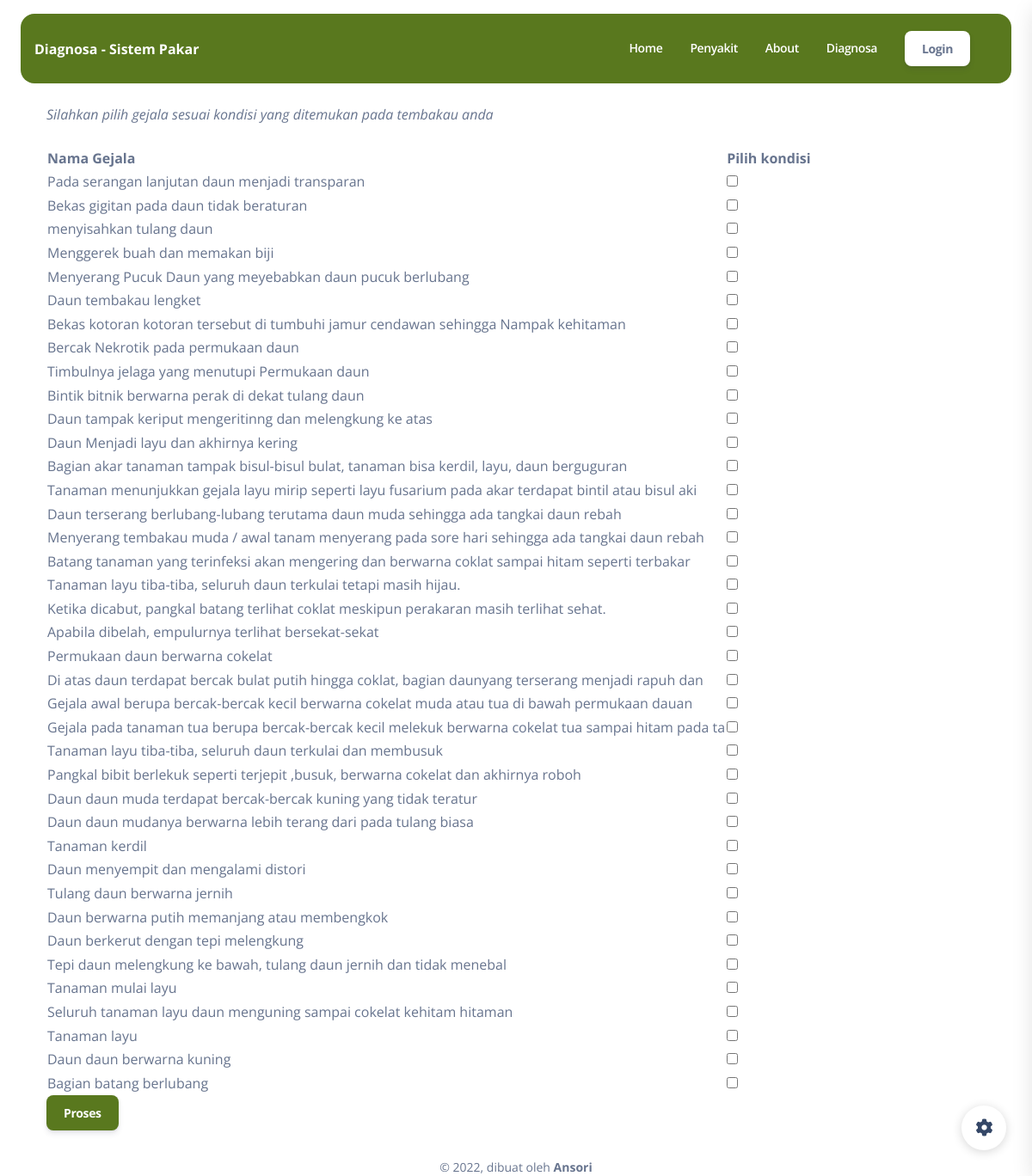
Page /index.php/site/konsultasi on the committed database.
### tables this page shows
CREATE TABLE `gejala` (
  `id` int(11) NOT NULL,
  `nama` varchar(100) NOT NULL
);

### application/views/frontend/layout/content.php (called while the page is built)
<?php
include str_replace("system", "application/views/frontend/content", BASEPATH)."/$content.php";
 ?>

### application/controllers/Site.php (called while the page is built, shortened)
<?php
class Site extends CI_Controller {
    public function __construct(){
        $this->load->model('Datamodel', 'datamodel');
    }
	public function konsultasi(){
		$data['title'] = "Diagnosa - Sistem Pakar";
        $data['content'] = "home/konsultasi";
		$data['data']		= $this->db->get("gejala")->result_array();
		$this->load->view('frontend/index',$data);
	}
}
?>

### index.php (called while the page is built, shortened)
<?php
require_once BASEPATH.'core/CodeIgniter.php';

### application/views/frontend/content/home/konsultasi.php (the view, shortened to what this page needs)
<main class="main-content mt-1 border-radius-lg">
    <div class="container mt-4">
            <i>Silahkan pilih gejala sesuai kondisi  yang ditemukan pada tembakau anda</i>
            <form action="<?= base_url('site/hasil') ?>" method="post">
               <div class="table-responsive">
               <table class=" table-striped mt-4">
                    <tr>
                        <th >Nama Gejala</th><th >Pilih kondisi</th>
                    </tr>
                    <?php foreach ($data as $g) {?>
                    <tr>
                        <td ><?= $g['nama'] ?></td><td ><input type="checkbox" value='<?= $g['id'] ?>' name="gejala[]" id=""></td>
                    </tr>
                    <?php } ?>
                </table>
               </div>
                <button class="btn btn-primary" type="submit">Proses</button>
            </form>
    </div>
</main>

### application/views/frontend/index.php (style rules this page uses)
.bg-primary,.btn-primary { background:#59781e!important; }

### rows in the picture
gejala: nama "Pada serangan lanjutan daun menjadi transparan"
gejala: nama "Bekas gigitan pada daun tidak beraturan"
gejala: nama "menyisahkan tulang daun"
gejala: nama "Menggerek buah dan memakan biji"
gejala: nama "Menyerang Pucuk Daun yang meyebabkan daun pucuk berlubang"
gejala: nama "Daun tembakau lengket"
gejala: nama "Bekas kotoran kotoran tersebut di tumbuhi jamur cendawan sehingga Nampak kehitaman"
gejala: nama "Bercak Nekrotik pada permukaan daun"
gejala: nama "Timbulnya jelaga yang menutupi Permukaan daun"
gejala: nama "Bintik bitnik berwarna perak di dekat tulang daun"
gejala: nama "Daun tampak keriput mengeritinng dan melengkung ke atas"
gejala: nama "Daun Menjadi layu dan akhirnya kering"
gejala: nama "Bagian akar tanaman tampak bisul-bisul bulat, tanaman bisa kerdil, layu, daun berguguran"
gejala: nama "Tanaman menunjukkan gejala layu mirip seperti layu fusarium pada akar terdapat bintil atau bisul aki"
gejala: nama "Daun terserang berlubang-lubang terutama daun muda sehingga ada tangkai daun rebah"
gejala: nama "Menyerang tembakau muda / awal tanam menyerang pada sore hari sehingga ada tangkai daun rebah"
gejala: nama "Batang tanaman yang terinfeksi akan mengering dan berwarna coklat sampai hitam seperti terbakar"
gejala: nama "Tanaman layu tiba-tiba, seluruh daun terkulai tetapi masih hijau."
gejala: nama "Ketika dicabut, pangkal batang terlihat coklat meskipun perakaran masih terlihat sehat."
gejala: nama "Apabila dibelah, empulurnya terlihat bersekat-sekat"
gejala: nama "Permukaan daun berwarna cokelat"
gejala: nama "Di atas daun terdapat bercak bulat putih hingga coklat, bagian daunyang terserang menjadi rapuh dan"
gejala: nama "Gejala awal berupa bercak-bercak kecil berwarna cokelat muda atau tua di bawah permukaan dauan"
gejala: nama "Gejala pada tanaman tua berupa bercak-bercak kecil melekuk berwarna cokelat tua sampai hitam pada ta"
gejala: nama "Tanaman layu tiba-tiba, seluruh daun terkulai dan membusuk"
gejala: nama "Pangkal bibit berlekuk seperti terjepit ,busuk, berwarna cokelat dan akhirnya roboh"
gejala: nama "Daun daun muda terdapat bercak-bercak kuning yang tidak teratur"
gejala: nama "Daun daun mudanya berwarna lebih terang dari pada tulang biasa"
gejala: nama "Tanaman kerdil"
gejala: nama "Daun menyempit dan mengalami distori"
gejala: nama "Tulang daun berwarna jernih"
gejala: nama "Daun berwarna putih memanjang atau membengkok"
gejala: nama "Daun berkerut dengan tepi melengkung"
gejala: nama "Tepi daun melengkung ke bawah, tulang daun jernih dan tidak menebal"
gejala: nama "Tanaman mulai layu"
gejala: nama "Seluruh tanaman layu daun menguning sampai cokelat kehitam hitaman"
gejala: nama "Tanaman layu"
gejala: nama "Daun daun berwarna kuning"
gejala: nama "Bagian batang berlubang"

### other values in the picture
$title "Diagnosa - Sistem Pakar"
